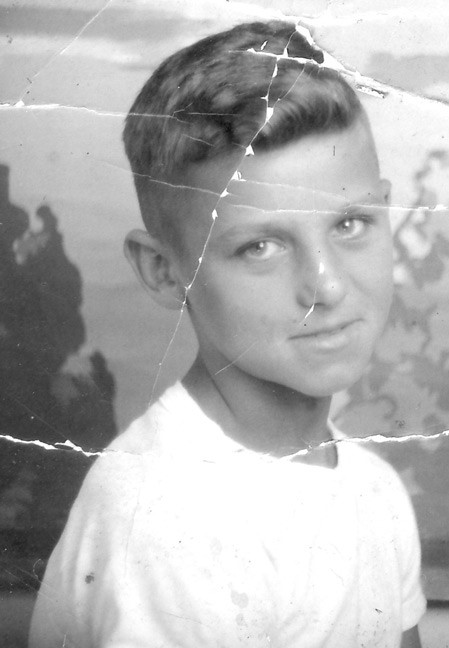
#> input picture images/0.jpg, 449 x 648 px
$ python -i mask.py   (imports and definitions only)   (older library calls are emulated)
#> lines starting #> are read from the running program, lines starting #| are printed output that depends on the picture; after the words box and inside, x2 and y2 are one past the last pixel; in counts of white or black regions, pixels touching at a corner belong together
import numpy as np
import cv2

color_black = 0
color_white = 255
fill = -1

# [11 lines left out: function get_ridge_mask, not called in this run]


def get_mask_by_type(img, type):
	# type is white (default) or black

	# Create HSV and grayscale formats
	hsv = cv2.cvtColor(img, cv2.COLOR_BGR2HSV)
	gray = cv2.cvtColor(img, cv2.COLOR_BGR2GRAY)

	# Define variables used in masking
	value_range = 50
	saturation_range = 80
	if (type == "black"):
		min_value = np.amin(gray)
		max_value = min_value + value_range
	else:
		max_value = np.amax(gray)
		min_value = max_value - value_range
	min_color = np.array([color_black, color_black, min_value])
	max_color = np.array([color_white, saturation_range, max_value])

	# Create initial region mask
	reg = cv2.inRange(hsv, min_color, max_color)

	# Define morphologial transformation kernel
	kernel = np.ones((3,3),np.uint8)

	# Create edges and dilate to get better results
	edges = cv2.Canny(gray, 100, 150)
	edges = cv2.dilate(edges, kernel)
	# kernel = np.ones((5,5),np.uint8)
	edges = cv2.morphologyEx(edges, cv2.MORPH_CLOSE, kernel)
	# Intersect region and edges
	mask = reg & edges

	return mask

def transform_contours(mask, operation, areaThreshold, img):
	blank = np.zeros(mask.shape, np.uint8)
	blank2 = np.copy(mask)
	blank3 = np.copy(blank)
	im2, contours, hierarchy = cv2.findContours(mask, cv2.RETR_TREE, cv2.CHAIN_APPROX_SIMPLE)
	for i, contour in enumerate(contours):
		if(cv2.contourArea(contour) < areaThreshold):
			if(operation == "retangulate"):
				retangulate_contour(blank,contour)
			elif(operation == "fill"):
				fill_contours(blank, contours, i, hierarchy, img)
		else:
			fill_contours(blank2, contours, i, hierarchy, img)
			fill_contours(blank3, contours, i, hierarchy, img)
	return blank,blank2

# [8 lines left out: function retangulate_contour, not called in this run]

def fill_contours(img, contours, index, hierarchy, origImage):
	lineType = 1
	maxLevel = 1
	contourMask = np.zeros(img.shape,np.uint8)
	cv2.drawContours(contourMask,contours,index,255,-1)
	pixelpoints = np.transpose(np.nonzero(contourMask))
	region = origImage[contourMask==255]
	average = np.average(region)
	if(average > 200):
		cv2.drawContours(img, contours, index, color_white, fill, lineType, hierarchy, maxLevel)

def get_mask(img, damageType = "white"):
	mask = np.zeros(img.shape[:2], np.uint8)
	if(damageType == "white"):
		mask = get_mask_by_type(img, "white")
	if(damageType == "black"):
		mask = get_mask_by_type(img, "black")
	if(damageType == "both"):
		mask += get_mask_by_type(img, "white")
		mask += get_mask_by_type(img, "black")
	kernel = np.ones((3, 3),np.uint8)
	mask = cv2.dilate(mask, kernel)
	mask = mask | transform_contours(mask, "fill", max_image_area(mask), img)[0]
	return mask

# [11 lines left out: function remove_eyes_from_mask, not called in this run]

def remove_face_from_mask(mask, x, y, w, h):
	mask[y:y+h, x:x+w] = color_black

# [10 lines left out: functions remove_border_from_mask, get_rect_mask, not called in this run]

def max_image_area(img):
	return 0.003*img.shape[0]*img.shape[1]

>>> import cv2
>>> picture = cv2.imread('images/0.jpg')
#> picture is the input picture: shape (648, 449, 3); min 13, max 255, mean 177.3
>>> result = get_mask(picture)
#> in get_mask_by_type, `hsv = cv2.cvtColor(img, cv2.COLOR_BGR2HSV)`: hsv: shape (648, 449, 3); mean H, S, V 0, 0, 177.3
#> in get_mask_by_type, `max_value = np.amax(gray)`: max_value = 255
#> in get_mask_by_type, `min_value = max_value - value_range`: min_value = 205
#> in get_mask_by_type, `min_color = np.array([color_black, color_black, min_value])`: min_color = [0, 0, 205]
#> in get_mask_by_type, `max_color = np.array([color_white, saturation_range, max_value])`: max_color = [255, 80, 255]
#> in get_mask_by_type, `reg = cv2.inRange(hsv, min_color, max_color)`:
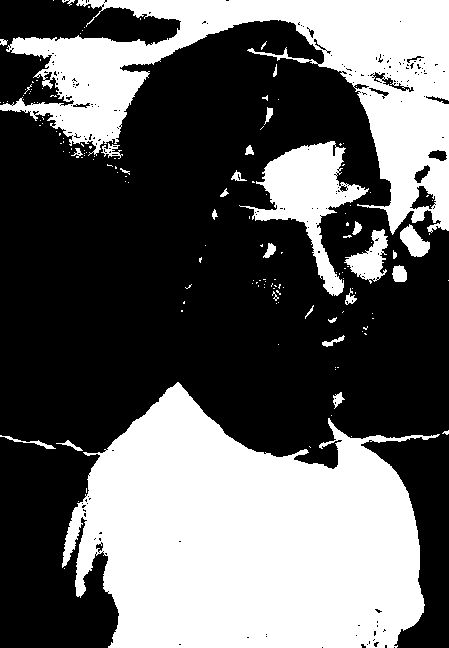
#> reg: shape (648, 449); 38.9% white; 153 white regions (124 under 20 px), largest, box (x1, y1, x2, y2) and area: (62, 382, 440, 648) 67668, (0, 0, 449, 235) 35192, (239, 141, 369, 296) 6600
#> in get_mask_by_type, `edges = cv2.Canny(gray, 100, 150)`: edges: shape (648, 449); 2.7% white in thin lines or dots
#> in get_mask_by_type, `edges = cv2.dilate(edges, kernel)`: edges: shape (648, 449); 8.8% white; 114 white regions (14 under 20 px), largest, box (x1, y1, x2, y2) and area: (121, 18, 449, 262) 9018, (0, 208, 449, 648) 6553, (324, 203, 375, 240) 767
#> in get_mask_by_type, `edges = cv2.morphologyEx(edges, cv2.MORPH_CLOSE, kernel)`:
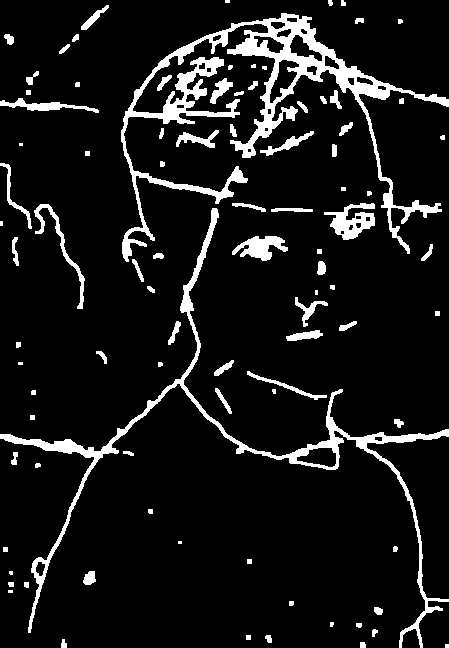
#> edges: shape (648, 449); 9.2% white; 93 white regions (13 under 20 px), largest, box (x1, y1, x2, y2) and area: (121, 13, 449, 262) 11352, (0, 208, 449, 648) 6715, (324, 203, 375, 240) 934
#> in get_mask_by_type, `mask = reg & edges`: mask: shape (648, 449); 2.3% white; 121 white regions (70 under 20 px), largest, box (x1, y1, x2, y2) and area: (247, 13, 449, 107) 1711, (159, 382, 440, 537) 1492, (360, 99, 442, 235) 573
#> in get_mask, `mask = cv2.dilate(mask, kernel)`:
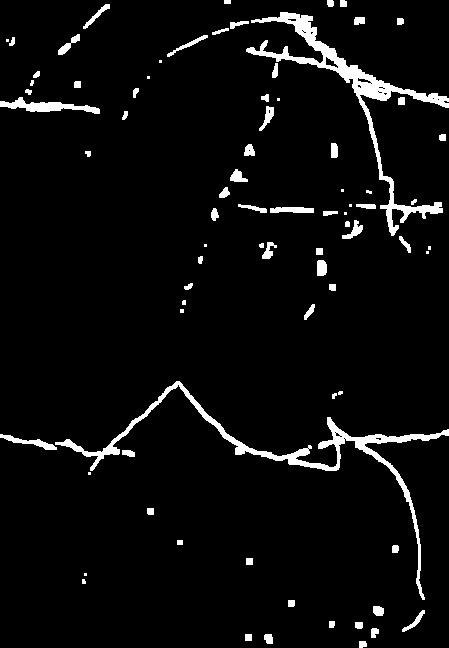
#> mask: shape (648, 449); 4.7% white; 80 white regions (18 under 20 px)
#> in transform_contours, `im2, contours, hierarchy = cv2.findContours(mask, cv2.RETR_TREE, cv2.C..`: contours = 104 contours, 45 with area under 20; largest, box (x1, y1, x2, y2) and area: (246, 12, 449, 236) 3801, (55, 381, 449, 600) 3246, (0, 97, 100, 114) 594, (0, 434, 57, 450) 228, (270, 207, 314, 213) 184
#> the loop in transform_contours, `for i, contour in enumerate(contours):` made 104 passes
#> contour on passes 3, 11, 12, 14, 16, 22: [[245, 634], [245, 640], [251, 640], [251, 634]], [[84, 573], [84, 575], [86, 575], [86, 573]], [[246, 558], [246, 564], [252, 564], [252, 558]], [[177, 540], [177, 544], [182, 544], [182, 540]], [[88, 472], [88, 474], [90, 474], [90, 472]], [[307, 448], [308, 447], [309, 448], [308, 449]]
#> after the loop in transform_contours, `for i, contour in enumerate(contours):`:
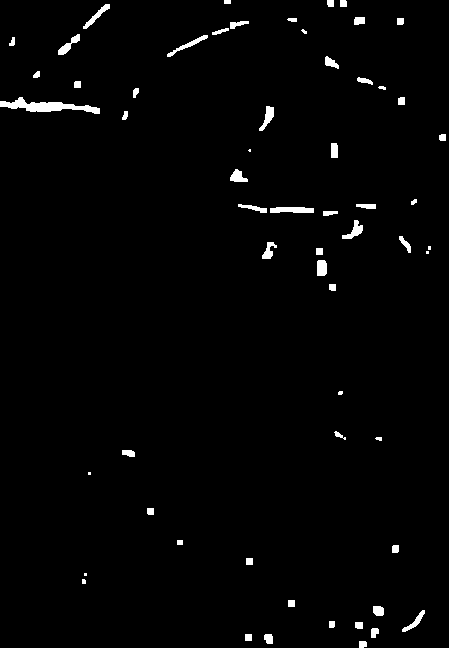
#> blank: shape (648, 449); 1.6% white; 60 white regions (8 under 20 px), largest, box (x1, y1, x2, y2) and area: (0, 97, 100, 114) 724, (270, 207, 314, 213) 236, (167, 35, 208, 57) 177
#> after the loop in transform_contours, `for i, contour in enumerate(contours):`:
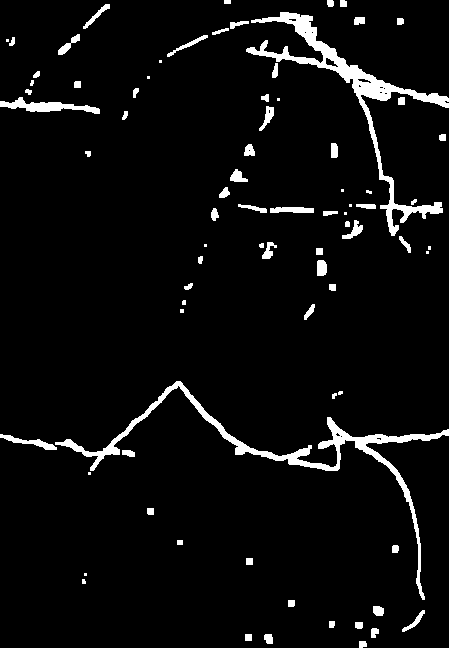
#> blank2: shape (648, 449); 4.8% white; 80 white regions (18 under 20 px), largest, box (x1, y1, x2, y2) and area: (246, 12, 449, 236) 4429, (55, 381, 449, 600) 4203, (0, 97, 100, 114) 703
#> after the loop in transform_contours, `for i, contour in enumerate(contours):`:
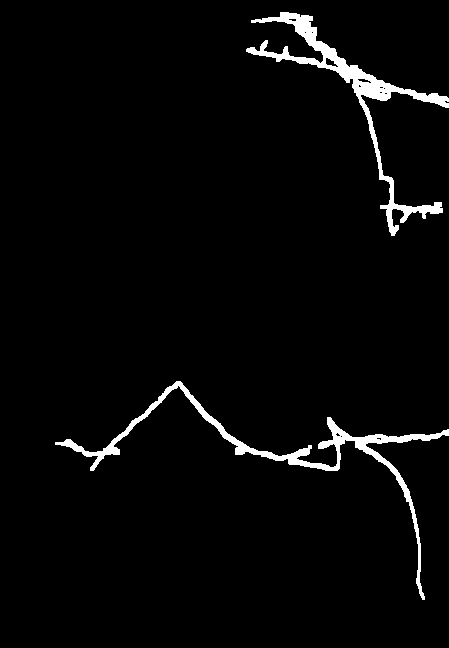
#> blank3: shape (648, 449); 3% white; 2 white regions, box (x1, y1, x2, y2) and area: (246, 12, 449, 236) 4429, (55, 381, 449, 600) 4203
#> in get_mask, `mask = mask | transform_contours(mask, "fill", max_image_area(mask), i..`:
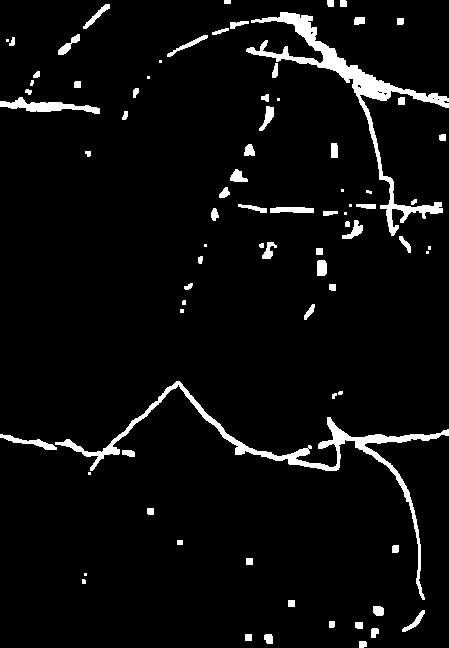
#> mask: shape (648, 449); 4.8% white; 80 white regions (18 under 20 px), largest, box (x1, y1, x2, y2) and area: (246, 12, 449, 236) 4373, (55, 381, 449, 600) 3947, (0, 97, 100, 114) 724

$ run again, on images/1.jpg
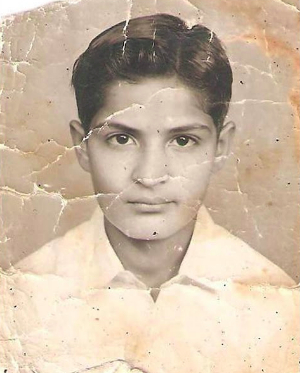
#> input picture images/1.jpg, 300 x 373 px
#> picture is the input picture: shape (373, 300, 3); mean B, G, R 164.6, 186.1, 205.7
#> hsv: shape (373, 300, 3); mean H, S, V 16.6, 51.2, 205.7
#> max_value = 255
#> min_value = 205
#> min_color = [0, 0, 205]
#> max_color = [255, 80, 255]
#> in get_mask_by_type, `reg = cv2.inRange(hsv, min_color, max_color)`:
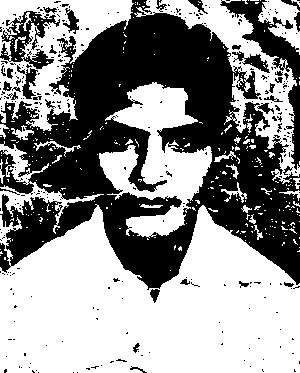
#> reg: shape (373, 300); 56.5% white; 336 black regions (303 under 20 px), largest, box (x1, y1, x2, y2) and area: (0, 0, 300, 290) 41725, (220, 0, 300, 170) 2692, (0, 11, 60, 69) 1356
#> contours = 161 contours, 55 with area under 20; largest, box (x1, y1, x2, y2) and area: (0, 199, 300, 305) 3372, (0, 0, 83, 80) 2518, (64, 0, 229, 78) 1140, (0, 179, 105, 233) 988, (4, 17, 36, 62) 688
#> the loop in transform_contours, `for i, contour in enumerate(contours):` made 161 passes
#> after the loop in transform_contours, `for i, contour in enumerate(contours):`:
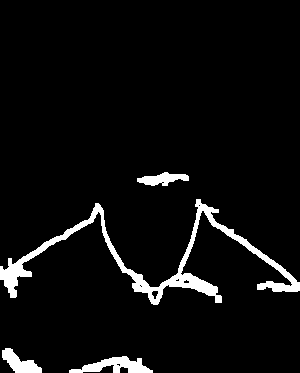
#> blank3: shape (373, 300); 5.2% white; 4 white regions, box (x1, y1, x2, y2) and area: (0, 199, 300, 305) 4138, (69, 356, 153, 373) 738, (2, 348, 42, 373) 510, (137, 172, 189, 186) 420

$ run again, on images/10.jpg
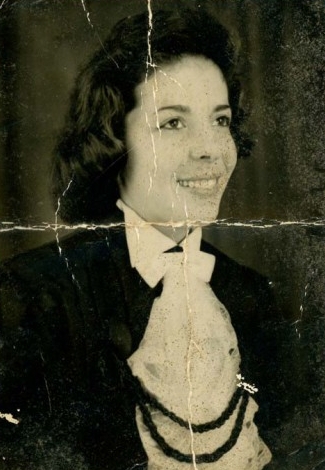
#> input picture images/10.jpg, 325 x 470 px
#> picture is the input picture: shape (470, 325, 3); mean B, G, R 44.2, 63, 63.7
#> hsv: shape (470, 325, 3); mean H, S, V 38, 125.7, 66.2
#> in get_mask_by_type, `gray = cv2.cvtColor(img, cv2.COLOR_BGR2GRAY)`:
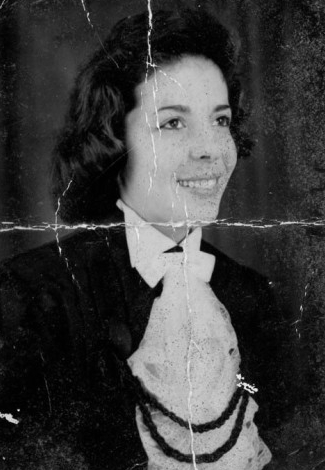
#> gray: shape (470, 325); min 0, max 244, mean 61.1
#> max_value = 244
#> min_value = 194
#> min_color = [0, 0, 194]
#> max_color = [255, 80, 244]
#> reg: shape (470, 325); 11.1% white; 217 white regions (199 under 20 px), largest, box (x1, y1, x2, y2) and area: (123, 207, 231, 425) 10562, (148, 68, 222, 153) 2477, (139, 125, 211, 218) 2224
#> in get_mask, `mask = cv2.dilate(mask, kernel)`:
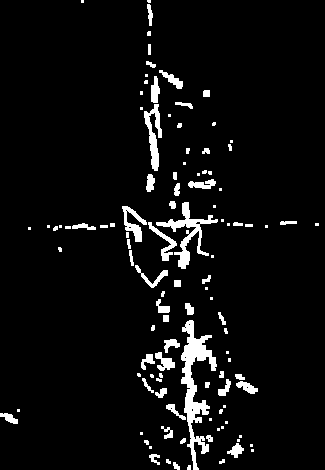
#> mask: shape (470, 325); 5.4% white; 110 white regions (52 under 20 px)
#> contours = 120 contours, 76 with area under 20; largest, box (x1, y1, x2, y2) and area: (181, 320, 217, 470) 1574, (156, 202, 218, 269) 770, (144, 104, 162, 171) 442, (122, 206, 147, 242) 293, (148, 222, 177, 261) 219
#> the loop in transform_contours, `for i, contour in enumerate(contours):` made 120 passes

$ run again, on images/11.jpg
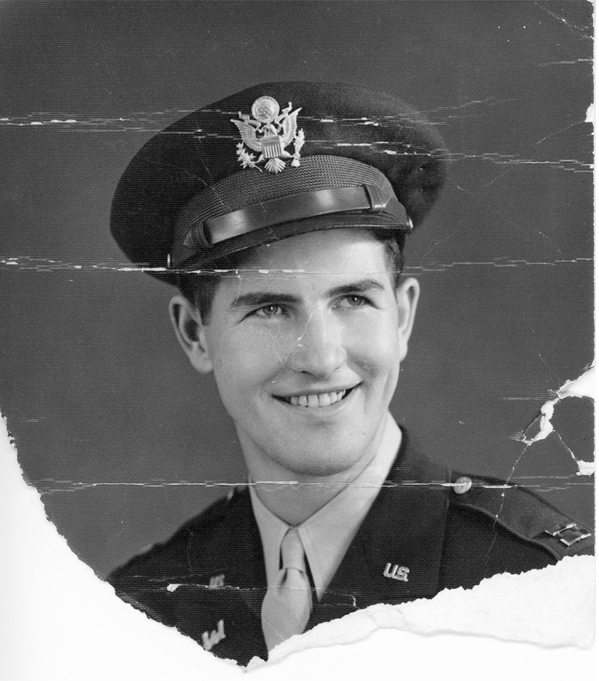
#> input picture images/11.jpg, 599 x 681 px
#> picture is the input picture: shape (681, 599, 3); min 1, max 255, mean 111
#> hsv: shape (681, 599, 3); mean H, S, V 0, 0, 111
#> max_value = 255
#> min_value = 205
#> min_color = [0, 0, 205]
#> max_color = [255, 80, 255]
#> reg: shape (681, 599); 16.2% white; 190 white regions (170 under 20 px), largest, box (x1, y1, x2, y2) and area: (0, 0, 599, 681) 56792, (326, 243, 411, 390) 3585, (357, 413, 400, 487) 1389
#> contours = 123 contours, 67 with area under 20; largest, box (x1, y1, x2, y2) and area: (4, 0, 598, 676) 4928, (261, 98, 305, 167) 1106, (397, 284, 413, 343) 247, (120, 267, 166, 271) 98, (441, 481, 472, 489) 90
#> the loop in transform_contours, `for i, contour in enumerate(contours):` made 123 passes
#> after the loop in transform_contours, `for i, contour in enumerate(contours):`:
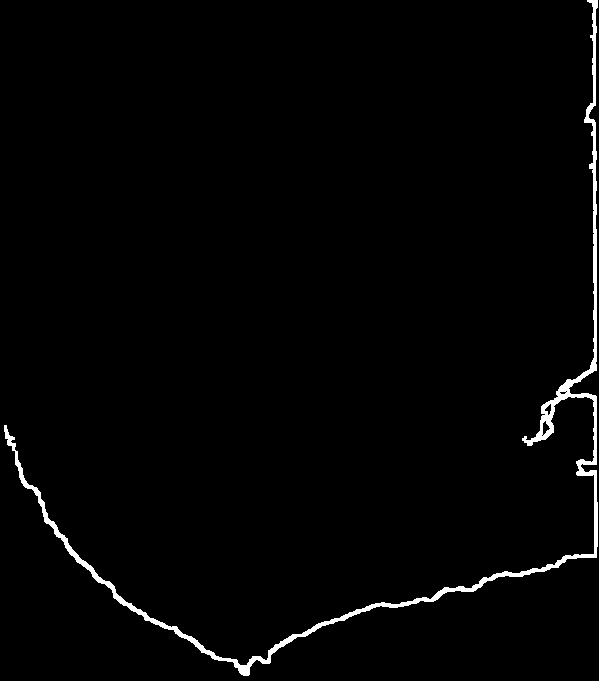
#> blank3: shape (681, 599); 1.6% white; 1 white region, box (x1, y1, x2, y2) and area: (4, 0, 598, 676) 6645
